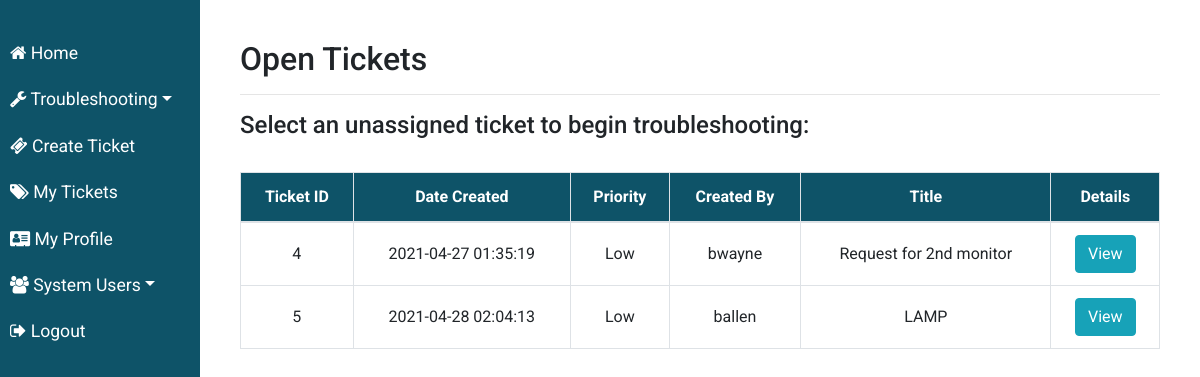
The app's page /version3/open_tickets.php (signed in) with its own data.
### tables this page shows
CREATE TABLE `tickets` (
  `ticket_id` smallint(6) NOT NULL,
  `username` varchar(100) NOT NULL,
  `date_created` timestamp NOT NULL DEFAULT current_timestamp(),
  `priority` varchar(20) NOT NULL,
  `title` varchar(255) NOT NULL,
  `description` text NOT NULL,
  `assigned_to` varchar(100) DEFAULT NULL,
  `status` varchar(100) NOT NULL DEFAULT 'Open'
);

### version3/classes/Ticket.php (called while the page is built, shortened)
<?php
class Ticket extends Database {
    function getOpenTickets($con) {
        $query = "SELECT ticket_id, date_created, priority, username, title, description, status
                FROM tickets
                WHERE assigned_to IS NULL ";
        if ($result = mysqli_query($con, $query)) {
            return $result;
        } else {
            $this->error = "Error processing query. " . mysqli_error($con);
            return NULL;
        }
    }
}

### version3/open_tickets.php (the view, shortened to what this page needs)
<?php
    require_once('functions.php');
?>
<!DOCTYPE html>
<html>
<head>
    <link rel="stylesheet" href="https://maxcdn.bootstrapcdn.com/bootstrap/4.5.2/css/bootstrap.min.css">
    <link rel="stylesheet" href="https://cdnjs.cloudflare.com/ajax/libs/font-awesome/4.7.0/css/font-awesome.min.css">
    <link rel="stylesheet" href="styles/stylesheet.css">
</head>
  <body>
    <div class="wrapper">
        <nav id="desktopNav">
            <ul class="list-unstyled components">
                <li><a href="index.php"><i class="fa fa-home" aria-hidden="true"></i> Home</a>
                <?php
                    if ($_SESSION['Access'] == 2) {showITSupportMenu();
                    } elseif ($_SESSION['Access'] == 3) {showITManagerMenu();}
                ?>
                <li><a href="logout.php"><i class="fa fa-sign-out" aria-hidden="true"></i> Logout</a></li>
            </ul>
        </nav>
        <div id="content">
            <h2>Open Tickets</h2><hr>
            <h4>Select an unassigned ticket to begin troubleshooting:</h4><br>
            <?php
                require('classes/Ticket.php');
                $ticket = new Ticket();
                $con = $ticket->connect();
                $openTickets = $ticket->getOpenTickets($con);
                if ($openTickets != NULL) {
                    while($tickets = mysqli_fetch_assoc($openTickets)) {
                        echo '<tr>';
                            echo '<td>'.$tickets['ticket_id'].'</td>';
                            echo '<td>'.$tickets['date_created'].'</td>';
                            echo '<td>'.$tickets['priority'].'</td>';
                            echo '<td>'.$tickets['username'].'</td>';
                            echo '<td>'.$tickets['title'].'</td>';
                            echo '<td><a class="btn btn-info" data-toggle="modal" data-target="#ticketInfo"
                                data-whatever="'.$tickets['ticket_id'].'">View</a></td>';
                        echo '</tr>';
                    }
                    echo '</tbody>';
                    echo '</table>';
                } else {
                    $errormsg = $ticket->getError();
                    echo '<script type="text/javascript">alert("'.$errormsg.'");</script>';
                    $con->close();
                    header("refresh:0; url=index.php");
                }
            ?>
        </div>
    </div>
 </body>
</html>

### version3/styles/stylesheet.css (style rules this page uses)
body { font-family: 'Roboto', sans-serif; }
.wrapper { display: flex; width: 100%; }
#desktopNav { height: 100%; width: 200px; position: fixed; z-index: 1; top: 0; left: 0; background-color: rgb(14, 83, 104); color: #fff; }
#desktopNav ul.components { padding: 30px 0; }
#desktopNav ul li a { padding: 10px; font-size: 1.1em; display: block; }
a, a:hover, a:focus { color: #fff; text-decoration: none; }
#content { width: calc(100% - 200px); padding: 40px; min-height: 100vh; transition: all 0.3s; position: absolute; top: 0; right: 0; }

### version3/open_tickets.php (style rules this page uses)
.table td, th { text-align: center; vertical-align: middle; }

### records on screen
tickets: ticket_id "4", date_created "2021-04-27 01:35:19", priority "Low", username "bwayne", title "Request for 2nd monitor"
tickets: ticket_id "5", date_created "2021-04-28 02:04:13", priority "Low", username "ballen", title "LAMP"
